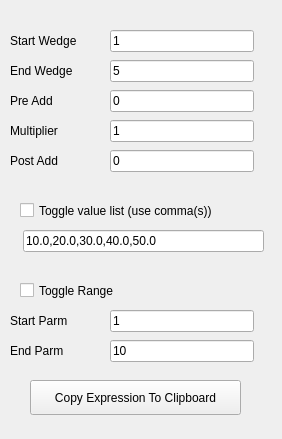
<?xml version="1.0" encoding="UTF-8"?>
<ui version="4.0">
 <class>Form</class>
 <widget class="QWidget" name="Form">
  <property name="geometry">
   <rect>
    <x>0</x>
    <y>0</y>
    <width>282</width>
    <height>439</height>
   </rect>
  </property>
  <property name="windowTitle">
   <string>Form</string>
  </property>
  <widget class="QPushButton" name="btn_create">
   <property name="geometry">
    <rect>
     <x>30</x>
     <y>380</y>
     <width>211</width>
     <height>35</height>
    </rect>
   </property>
   <property name="minimumSize">
    <size>
     <width>0</width>
     <height>35</height>
    </size>
   </property>
   <property name="text">
    <string>Copy Expression To Clipboard</string>
   </property>
  </widget>
  <widget class="QLineEdit" name="lin_start_wedge">
   <property name="geometry">
    <rect>
     <x>110</x>
     <y>30</y>
     <width>144</width>
     <height>22</height>
    </rect>
   </property>
   <property name="layoutDirection">
    <enum>Qt::LeftToRight</enum>
   </property>
   <property name="text">
    <string>1</string>
   </property>
  </widget>
  <widget class="QLabel" name="label">
   <property name="geometry">
    <rect>
     <x>10</x>
     <y>30</y>
     <width>101</width>
     <height>21</height>
    </rect>
   </property>
   <property name="text">
    <string>Start Wedge</string>
   </property>
  </widget>
  <widget class="QLabel" name="label_2">
   <property name="geometry">
    <rect>
     <x>10</x>
     <y>60</y>
     <width>101</width>
     <height>21</height>
    </rect>
   </property>
   <property name="text">
    <string>End Wedge</string>
   </property>
  </widget>
  <widget class="QLabel" name="label_3">
   <property name="geometry">
    <rect>
     <x>10</x>
     <y>90</y>
     <width>101</width>
     <height>21</height>
    </rect>
   </property>
   <property name="text">
    <string>Pre Add</string>
   </property>
  </widget>
  <widget class="QLabel" name="label_4">
   <property name="geometry">
    <rect>
     <x>10</x>
     <y>150</y>
     <width>101</width>
     <height>21</height>
    </rect>
   </property>
   <property name="text">
    <string>Post Add</string>
   </property>
  </widget>
  <widget class="QLabel" name="label_5">
   <property name="geometry">
    <rect>
     <x>10</x>
     <y>120</y>
     <width>101</width>
     <height>21</height>
    </rect>
   </property>
   <property name="text">
    <string>Multiplier</string>
   </property>
  </widget>
  <widget class="QLineEdit" name="lin_end_wedge">
   <property name="geometry">
    <rect>
     <x>110</x>
     <y>60</y>
     <width>144</width>
     <height>22</height>
    </rect>
   </property>
   <property name="layoutDirection">
    <enum>Qt::LeftToRight</enum>
   </property>
   <property name="text">
    <string>5</string>
   </property>
  </widget>
  <widget class="QLineEdit" name="lin_pre_add">
   <property name="geometry">
    <rect>
     <x>110</x>
     <y>90</y>
     <width>144</width>
     <height>22</height>
    </rect>
   </property>
   <property name="layoutDirection">
    <enum>Qt::LeftToRight</enum>
   </property>
   <property name="text">
    <string>0</string>
   </property>
  </widget>
  <widget class="QLineEdit" name="lin_post_add">
   <property name="geometry">
    <rect>
     <x>110</x>
     <y>150</y>
     <width>144</width>
     <height>22</height>
    </rect>
   </property>
   <property name="layoutDirection">
    <enum>Qt::LeftToRight</enum>
   </property>
   <property name="text">
    <string>0</string>
   </property>
  </widget>
  <widget class="QLineEdit" name="lin_multiplier">
   <property name="geometry">
    <rect>
     <x>110</x>
     <y>120</y>
     <width>144</width>
     <height>22</height>
    </rect>
   </property>
   <property name="layoutDirection">
    <enum>Qt::LeftToRight</enum>
   </property>
   <property name="text">
    <string>1</string>
   </property>
  </widget>
  <widget class="QLineEdit" name="lin_valueList">
   <property name="geometry">
    <rect>
     <x>23</x>
     <y>230</y>
     <width>241</width>
     <height>22</height>
    </rect>
   </property>
   <property name="layoutDirection">
    <enum>Qt::LeftToRight</enum>
   </property>
   <property name="text">
    <string>10.0,20.0,30.0,40.0,50.0</string>
   </property>
  </widget>
  <widget class="QLabel" name="label_6">
   <property name="geometry">
    <rect>
     <x>40</x>
     <y>200</y>
     <width>211</width>
     <height>21</height>
    </rect>
   </property>
   <property name="text">
    <string/>
   </property>
  </widget>
  <widget class="QCheckBox" name="checkBox_valueList">
   <property name="geometry">
    <rect>
     <x>20</x>
     <y>200</y>
     <width>241</width>
     <height>21</height>
    </rect>
   </property>
   <property name="text">
    <string>Toggle value list (use comma(s))</string>
   </property>
  </widget>
  <widget class="QCheckBox" name="checkBox_valueList_2">
   <property name="geometry">
    <rect>
     <x>20</x>
     <y>280</y>
     <width>241</width>
     <height>21</height>
    </rect>
   </property>
   <property name="text">
    <string>Toggle Range</string>
   </property>
  </widget>
  <widget class="QLineEdit" name="lin_start_parm">
   <property name="geometry">
    <rect>
     <x>110</x>
     <y>310</y>
     <width>144</width>
     <height>22</height>
    </rect>
   </property>
   <property name="layoutDirection">
    <enum>Qt::LeftToRight</enum>
   </property>
   <property name="text">
    <string>1</string>
   </property>
  </widget>
  <widget class="QLineEdit" name="lin_end_parm">
   <property name="geometry">
    <rect>
     <x>110</x>
     <y>340</y>
     <width>144</width>
     <height>22</height>
    </rect>
   </property>
   <property name="layoutDirection">
    <enum>Qt::LeftToRight</enum>
   </property>
   <property name="text">
    <string>10</string>
   </property>
  </widget>
  <widget class="QLabel" name="label_7">
   <property name="geometry">
    <rect>
     <x>10</x>
     <y>340</y>
     <width>81</width>
     <height>21</height>
    </rect>
   </property>
   <property name="text">
    <string>End Parm</string>
   </property>
  </widget>
  <widget class="QLabel" name="label_8">
   <property name="geometry">
    <rect>
     <x>10</x>
     <y>310</y>
     <width>81</width>
     <height>21</height>
    </rect>
   </property>
   <property name="text">
    <string>Start Parm</string>
   </property>
  </widget>
 </widget>
 <resources/>
 <connections/>
</ui>
